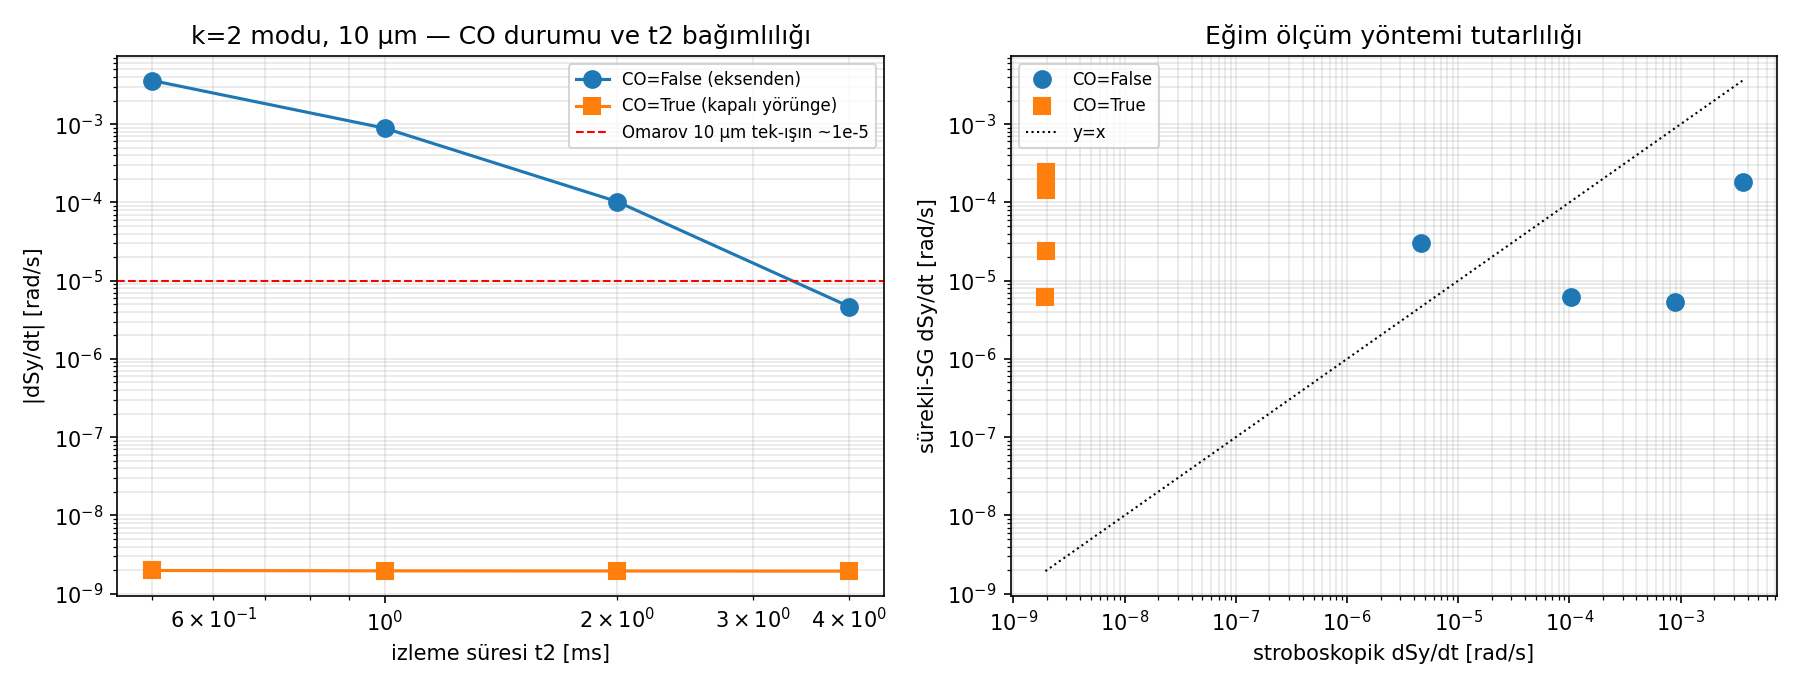

Source code (Python):
#!/usr/bin/env python3
"""test_co_diagnosis.py — Kapalı yörünge (CO) tanı testi.

SORU (Omarov PRD 105, 032001 ile çelişki):
  Omarov simetrik-hibrit halkada quad kaçıklığının BİRİNCİ MERTEBE sahte
  EDM üretmediğini gösterir: düz-kafes testiyle "random misalignments of
  quads alone do not cause vertical spin build-up", görülen etki σ²
  (geometrik faz). 10 μm rms → tek ışın ~1e-5 rad/s.
  Bizim test_b / test_orbit serisi ise 10 μm → ~1e-3 rad/s ve c_k DOĞRUSAL.

HİPOTEZ:
  Bizim büyük doğrusal sinyal, parçacığın kapalı yörünge ÜZERİNDE değil
  EKSENDEN (CO=False) fırlatılmasından kaynaklanan betatron sızmasıdır.
  measure_dSy_dt yorumu sızma tabanını ~5e-9 rad/tur verir; T_rev≈4.4μs
  ile bu ~1.1e-3 rad/s eder — gözlenen değerle aynı mertebede.

YÖNTEM:
  Tek desen (k=2 modu, domine eden mod), sabit 10 μm genlik. İki koşul:
    (A) CO=False — eksenden fırlatma (test_b/test_orbit yöntemi)
    (B) CO=True  — find_closed_orbit ile kaymış yörüngeye oturtma
  Her ikisinde t2 ∈ {0.5, 1, 2, 4} ms taraması.

  Tanı imzası:
    CO=False → |f| büyük (~1e-3), t2'ye duyarlı  → ARTEFAKT
    CO=True  → |f| küçük, t2'den bağımsız         → gerçek seküler

Çıktı: test_co_diagnosis.json, test_co_diagnosis.png, konsol tablosu
"""

import json
import os
import sys
import time

import matplotlib
matplotlib.use("Agg")
import matplotlib.pyplot as plt
import multiprocessing as mp
import numpy as np

BASE = os.path.dirname(os.path.abspath(__file__))
os.chdir(BASE)
sys.path.insert(0, BASE)

from false_edm_mode_scan import _run_one_k

K_MODE   = 2          # domine eden mod (kazanç G_2≈24)
AMP      = 1e-5       # 10 μm cos katsayısı
T2_LIST  = [5e-4, 1e-3, 2e-3, 4e-3]   # izleme süreleri [s]
RET_STEP = 5000
DT       = 1e-11
CO_TURNS = 60


def main():
    t0 = time.time()
    ctx = mp.get_context("spawn")

    # Görev listesi: (k, amp, t2, return_steps, dt, do_co, co_turns)
    tasks = []
    meta  = []
    for do_co in (False, True):
        for t2 in T2_LIST:
            tasks.append((K_MODE, AMP, t2, RET_STEP, DT, do_co, CO_TURNS))
            meta.append((do_co, t2))

    print("=" * 72)
    print("  KAPALI YÖRÜNGE TANI TESTİ — k=2 modu, 10 μm")
    print(f"  {len(tasks)} koşum (2 CO durumu × {len(T2_LIST)} t2)")
    print("=" * 72)

    nw = min(mp.cpu_count(), len(tasks))
    with ctx.Pool(processes=nw) as pool:
        results = pool.map(_run_one_k, tasks)

    # Sonuçları düzenle
    rows = []
    for (do_co, t2), r in zip(meta, results):
        rows.append({
            "do_co": do_co,
            "t2": t2,
            "n_turns": t2 / (4.4e-6),     # yaklaşık tur sayısı
            "dSy_dt": r["dSy_dt"],        # stroboskopik eğim
            "dSy_dt_sg": r["dSy_dt_sg"],  # eski sürekli-SG eğim
            "co_off_mm": r["co_off_mm"],
            "resid_beta_mm": r["resid_beta_mm"],
        })

    # ── Konsol tablosu ──────────────────────────────────────────────────────
    print(f"\n{'CO':>6} {'t2[ms]':>7} {'dSy/dt(strobe)':>16} "
          f"{'dSy/dt(SG)':>14} {'CO_ofset[mm]':>13} {'kalan_beta[mm]':>15}")
    print("-" * 76)
    for row in rows:
        co = "True" if row["do_co"] else "False"
        print(f"{co:>6} {row['t2']*1e3:>7.1f} "
              f"{row['dSy_dt']:>16.3e} {row['dSy_dt_sg']:>14.3e} "
              f"{row['co_off_mm']:>13.4f} {row['resid_beta_mm']:>15.4e}")

    # ── Tanı analizi ────────────────────────────────────────────────────────
    cof = [r for r in rows if not r["do_co"]]
    cot = [r for r in rows if r["do_co"]]
    f_cof = np.array([abs(r["dSy_dt"]) for r in cof])
    f_cot = np.array([abs(r["dSy_dt"]) for r in cot])

    # t2 duyarlılığı: maks/min oranı (1'e yakın → t2'den bağımsız → seküler)
    span_cof = float(f_cof.max() / max(f_cof.min(), 1e-30))
    span_cot = float(f_cot.max() / max(f_cot.min(), 1e-30))
    ratio    = float(np.median(f_cof) / max(np.median(f_cot), 1e-30))

    print(f"\n{'─'*72}")
    print("TANI:")
    print(f"  CO=False medyan |f| = {np.median(f_cof):.3e} rad/s  "
          f"(t2 değişim aralığı {span_cof:.1f}×)")
    print(f"  CO=True  medyan |f| = {np.median(f_cot):.3e} rad/s  "
          f"(t2 değişim aralığı {span_cot:.1f}×)")
    print(f"  CO=False / CO=True oranı = {ratio:.1f}×")
    if ratio > 10 and span_cot < 3:
        print("  → CO=False sinyali ARTEFAKT (betatron sızması).")
        print("    Gerçek seküler false-EDM CO=True değeri kadar küçük.")
    elif ratio < 3:
        print("  → İki yöntem uyumlu; büyük sinyal CO artefaktı DEĞİL.")
    else:
        print("  → Belirsiz; t2 aralığını veya tur sayısını artır.")

    out = {"_aciklama": "Kapalı yörünge tanı testi: CO=False vs CO=True, "
                        "k=2 modu 10 μm, t2 taraması",
           "K_MODE": K_MODE, "AMP_um": AMP * 1e6,
           "satirlar": rows,
           "tani": {"co_false_medyan": float(np.median(f_cof)),
                    "co_true_medyan": float(np.median(f_cot)),
                    "oran": ratio,
                    "co_false_t2_span": span_cof,
                    "co_true_t2_span": span_cot}}
    with open("test_co_diagnosis.json", "w") as fh:
        json.dump(out, fh, indent=2, ensure_ascii=False)
    print("\nKaydedildi: test_co_diagnosis.json")

    # ── Figür ───────────────────────────────────────────────────────────────
    fig, ax = plt.subplots(1, 2, figsize=(12, 4.6))
    t2ms = np.array(T2_LIST) * 1e3

    ax[0].loglog(t2ms, f_cof, "o-", label="CO=False (eksenden)", ms=8)
    ax[0].loglog(t2ms, f_cot, "s-", label="CO=True (kapalı yörünge)", ms=8)
    ax[0].axhline(1e-5, color="r", ls="--", lw=1,
                  label="Omarov 10 μm tek-ışın ~1e-5")
    ax[0].set_xlabel("izleme süresi t2 [ms]")
    ax[0].set_ylabel("|dSy/dt| [rad/s]")
    ax[0].set_title(f"k={K_MODE} modu, 10 μm — CO durumu ve t2 bağımlılığı")
    ax[0].legend(fontsize=8)
    ax[0].grid(alpha=0.3, which="both")

    # Sağ panel: stroboskopik vs SG (yöntem tutarlılığı)
    ax[1].loglog(f_cof, [abs(r["dSy_dt_sg"]) for r in cof], "o",
                 label="CO=False", ms=8)
    ax[1].loglog(f_cot, [abs(r["dSy_dt_sg"]) for r in cot], "s",
                 label="CO=True", ms=8)
    lims = [min(f_cof.min(), f_cot.min()), max(f_cof.max(), f_cot.max())]
    ax[1].plot(lims, lims, "k:", lw=1, label="y=x")
    ax[1].set_xlabel("stroboskopik dSy/dt [rad/s]")
    ax[1].set_ylabel("sürekli-SG dSy/dt [rad/s]")
    ax[1].set_title("Eğim ölçüm yöntemi tutarlılığı")
    ax[1].legend(fontsize=8)
    ax[1].grid(alpha=0.3, which="both")

    plt.tight_layout()
    plt.savefig("test_co_diagnosis.png", dpi=150)
    print("Figür: test_co_diagnosis.png")
    print(f"Toplam süre: {(time.time()-t0)/60:.1f} dk")


if __name__ == "__main__":
    main()
